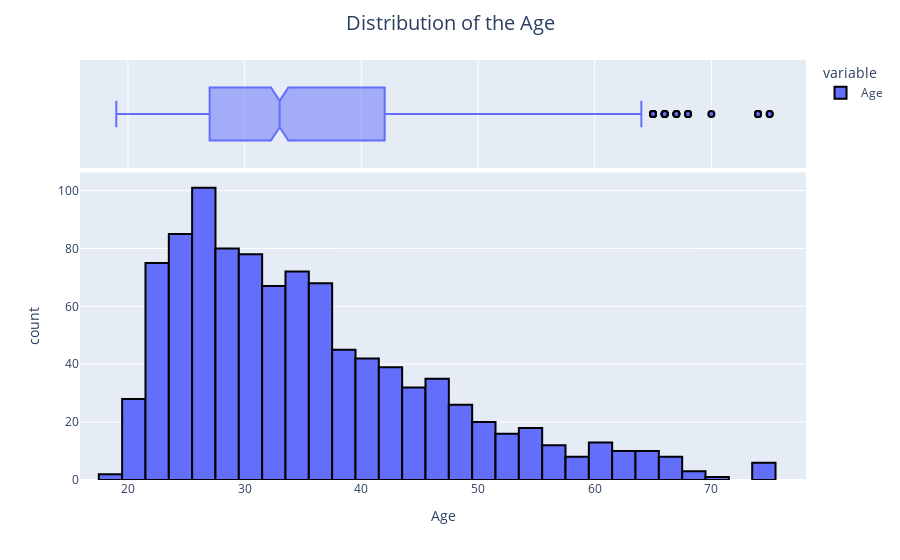

The notebook cell this image was saved under:
### Code cell
fig = px.histogram(data['Age'], marginal='box',
                   labels={'value': 'Age'})
fig.update_traces(marker=dict(line=dict(color='#000000', width=2)))
fig.update_layout(title_text='Distribution of the Age',
                  title_x=0.5, title_font=dict(size=20))
fig.show()

### Figure 1 — Plotly figure (JSON) as saved in the notebook; plotly's stock layout.template omitted (floating-point values rounded to 4 significant figures; data arrays with more than 128 entries replaced by an {"elided": "..."} marker saying what was removed)
{"data": [{"alignmentgroup": "True", "bingroup": "x", "hovertemplate": "variable=Age<br>Age=%{x}<br>count=%{y}<extra></extra>", "legendgroup": "Age", "marker": {"color": "#636efa", "line": {"color": "#000000", "width": 2}, "pattern": {"shape": ""}}, "name": "Age", "offsetgroup": "Age", "orientation": "v", "showlegend": true, "type": "histogram", "x": {"elided": "1000 int values"}, "xaxis": "x", "yaxis": "y"}, {"alignmentgroup": "True", "hovertemplate": "variable=Age<br>Age=%{x}<extra></extra>", "legendgroup": "Age", "marker": {"color": "#636efa", "line": {"color": "#000000", "width": 2}}, "name": "Age", "notched": true, "offsetgroup": "Age", "showlegend": false, "type": "box", "x": {"elided": "1000 int values"}, "xaxis": "x2", "yaxis": "y2"}], "layout": {"barmode": "relative", "legend": {"title": {"text": "variable"}, "tracegroupgap": 0}, "margin": {"t": 60}, "title": {"font": {"size": 20}, "text": "Distribution of the Age", "x": 0.5}, "xaxis": {"anchor": "y", "domain": [0, 1], "title": {"text": "Age"}}, "xaxis2": {"anchor": "y2", "domain": [0, 1], "matches": "x", "showgrid": true, "showticklabels": false}, "yaxis": {"anchor": "x", "domain": [0, 0.7326], "title": {"text": "count"}}, "yaxis2": {"anchor": "x2", "domain": [0.7426, 1], "matches": "y2", "showgrid": false, "showline": false, "showticklabels": false, "ticks": ""}}}
